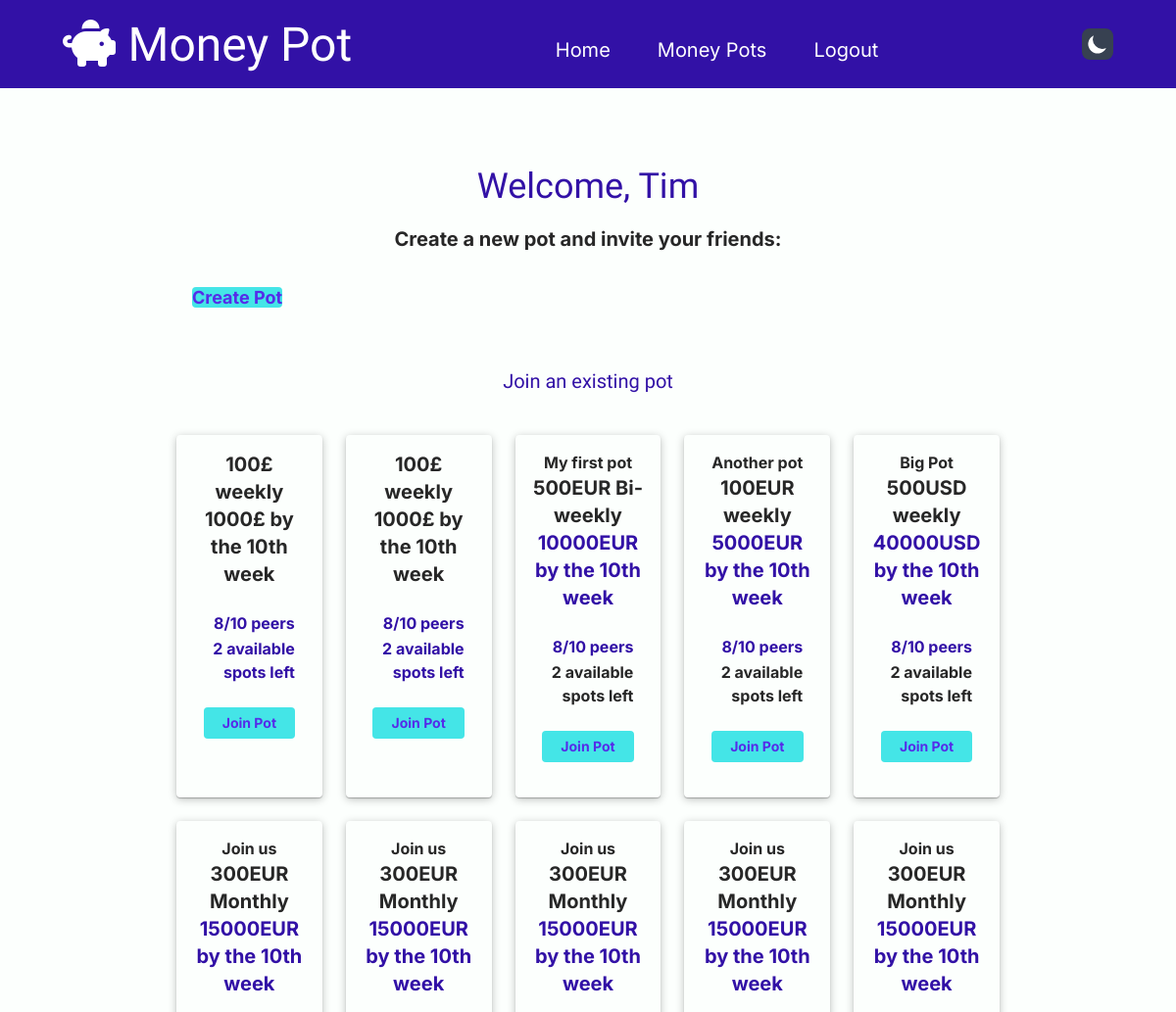
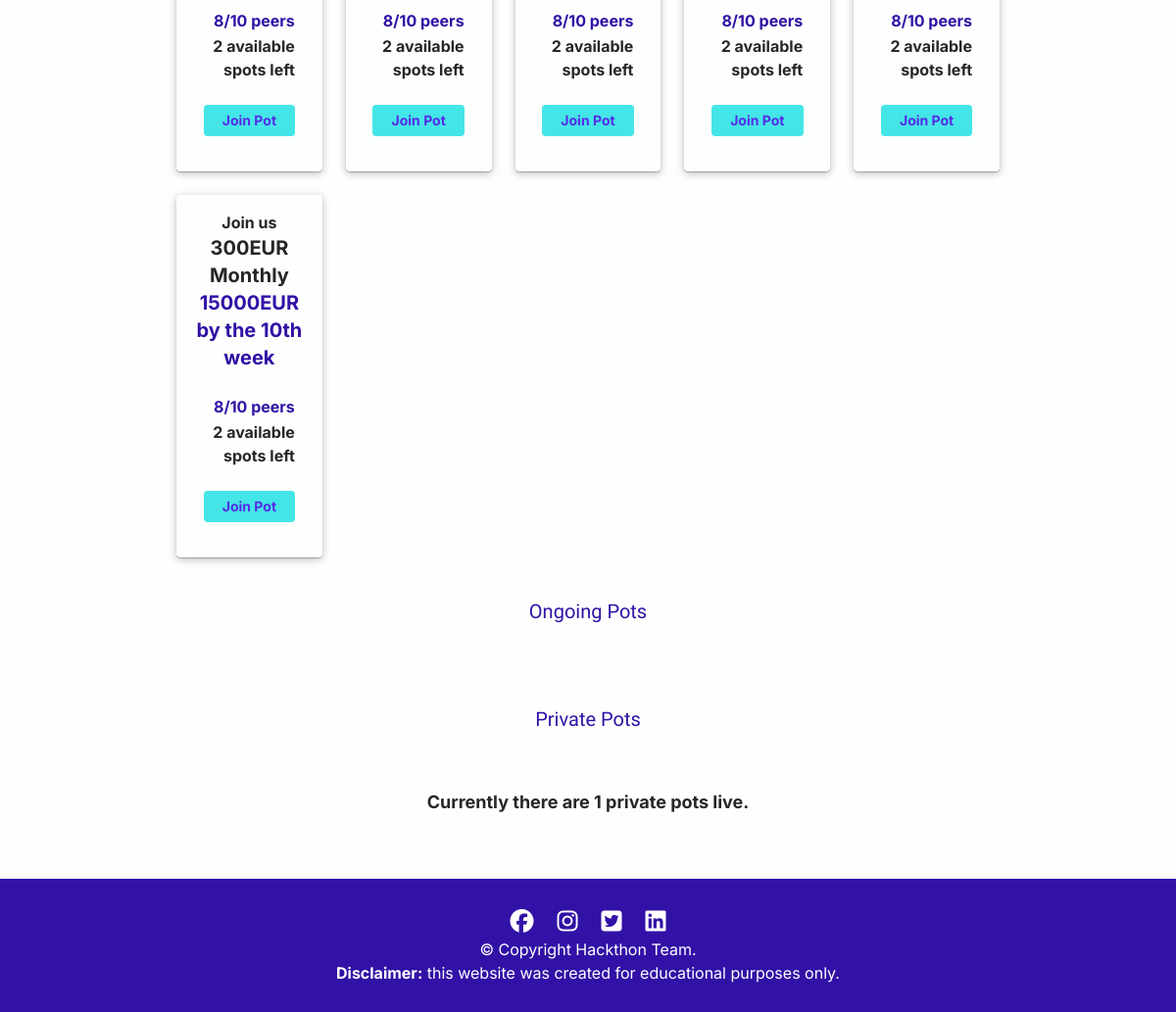
The page /dashboard/ (signed in) on the database its author committed (2 pictures, top to bottom).
### app.py (models this page shows, shortened)
class Pots(db.Model):
    id = db.Column(db.Integer, primary_key=True)
    title = db.Column(db.String(50), nullable=False)
    goal = db.Column(db.Integer, nullable=False)
    currency = db.Column(db.String(50), nullable=False)
    cycle = db.Column(db.String(50), nullable=False)
    amount = db.Column(db.Integer, nullable=False)
    isPrivate = db.Column(db.Boolean, nullable=False)
    creator_id = db.Column(db.Integer, db.ForeignKey('users.id'))
    created_at = db.Column(db.DateTime, default=datetime.utcnow)

### app.py (the view)
@app.route('/dashboard/')
def dashboard():
    logged_user = ""
    if "user" in ssn:
        logged_user = ssn["user"]
    pots = Pots.query
    public_pots = pots.filter_by(isPrivate=False)
    private_pots = pots.filter_by(isPrivate=True)
    return render_template('dashboard.html', user=logged_user, pots=public_pots, private_pots=private_pots)

### templates/dashboard.html
{% extends 'base.html' %}
{% block content %}
    {% if user != None %}
    <h1>Welcome, {{ user }}</h1>
    {% else %}
    <h1>Welcome!</h1>
    {% endif %}
    <header class="mb-[3rem]">
      <p class="mb-8 pt-5 text-xl text-center font-bold">Create a new pot and invite your friends:</p>
      <a href="{{ url_for('create_pot') }}" class="bg-fluorescent-blue dark:bg-rajah rounded px-5 py-4 text-han-purple dark:text-raisen-black text-lg font-bold ml-4 transition-opacity hover:opacity-90">Create Pot</a>
    </header>
    <h3 class="py-2 text-center border-y-[1px] border-baby-powder">Join an existing pot</h3>
    <div id="pots-container" class="grid grid-cols-5 gap-6 py-[2rem]">
      <article class="rounded dark:bg-rhythm shadow-pot-card p-4">
        <div class="flex flex-col justify-center">
          <p class="text-center text-xl font-bold my-2">100&#163; weekly</p>
          <p class="text-center text-xl font-bold mb-6">1000&#163; by the 10th week</p>
          <p class="text-end mb-0.5 font-bold mr-3">8/10 peers</p>
          <p class="text-end mb-6 font-bold mr-3">2 available spots left</p>
          <a href="{{ url_for('create_pot') }}" class="mx-auto mb-5 py-1.5 bg-fluorescent-blue dark:bg-rajah rounded w-[80%] text-han-purple dark:text-raisen-black text-sm font-bold transition-opacity hover:opacity-90 text-center">Join Pot</a>
        </div>
      </article>
      <article class="rounded dark:bg-rhythm shadow-pot-card p-4">
        <div class="flex flex-col justify-center">
          <p class="text-center text-xl font-bold my-2">100&#163; weekly</p>
          <p class="text-center text-xl font-bold mb-6">1000&#163; by the 10th week</p>
          <p class="text-end mb-0.5 font-bold mr-3">8/10 peers</p>
          <p class="text-end mb-6 font-bold mr-3">2 available spots left</p>
          <a href="{{ url_for('create_pot') }}" class="mx-auto mb-5 py-1.5 bg-fluorescent-blue dark:bg-rajah rounded w-[80%] text-han-purple dark:text-raisen-black text-sm font-bold transition-opacity hover:opacity-90 text-center">Join Pot</a>
        </div>
      </article>
      {% for pot in pots %}
      <article class="rounded dark:bg-rhythm shadow-pot-card p-4">
        <div class="flex flex-col justify-center">
          <h5 class="text-[2rem] font-bold text-center mb-4 underline">{{ pot.title }}</h5>
          <p class="text-center text-xl font-bold my-2">{{ pot.amount }}{{ pot.currency }} {{ pot.cycle }}</p>
          <p class="text-center text-xl font-bold mb-6">{{ pot.goal }}{{ pot.currency }} by the 10th week</p>
          <p class="text-end mb-0.5 font-bold mr-3">8/10 peers</p>
          <p class="text-end mb-6 font-bold mr-3">2 available spots left</p>
          <a href="{{ url_for('create_pot') }}" class="mx-auto mb-5 py-1.5 bg-fluorescent-blue dark:bg-rajah rounded w-[80%] text-han-purple dark:text-raisen-black text-sm font-bold transition-opacity hover:opacity-90 text-center">Join Pot</a>
        </div>
      </article>
      {% endfor %}
    </div>
    <h3 class="py-2 text-center border-y-[1px] border-baby-powder">Ongoing Pots</h3>
    <div id="pots-container" class="grid grid-cols-5 gap-6 py-[2rem]">
    </div>
    <h3 class="py-2 mb-[3rem] text-center border-y-[1px] border-baby-powder">Private Pots</h3>
    <p class="text-center mb-[4rem] font-bold text-lg dark:text-rajah">Currently there are {{ private_pots.count() }} private pots live.</p>
{% endblock %}

### rows shown on the page
Pots: title "My first pot", amount "500", currency "EUR", cycle "Bi-weekly", goal "10000"
Pots: title "Another pot", amount "100", currency "EUR", cycle "weekly", goal "5000"
Pots: title "Big Pot", amount "500", currency "USD", cycle "weekly", goal "40000"
Pots: title "Join us", amount "300", currency "EUR", cycle "Monthly", goal "15000"
Pots: title "Join us", amount "300", currency "EUR", cycle "Monthly", goal "15000"
Pots: title "Join us", amount "300", currency "EUR", cycle "Monthly", goal "15000"
Pots: title "Join us", amount "300", currency "EUR", cycle "Monthly", goal "15000"
Pots: title "Join us", amount "300", currency "EUR", cycle "Monthly", goal "15000"
Pots: title "Join us", amount "300", currency "EUR", cycle "Monthly", goal "15000"

### other values the page prints
{{ user }} "Tim"
{{ private_pots.count() }} "1"
